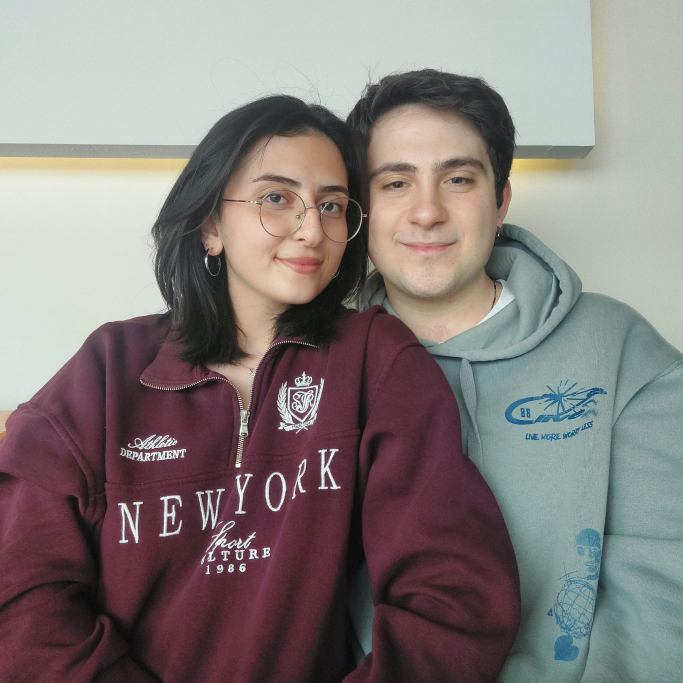
#> input picture assets/images/puzzle/ask.jpg, 2048 x 2048 px (shown at 1/3 size); its folder holds 4 pictures in this run
$ python resize_images.py
#> lines starting #> are read from the running program, lines starting #| are printed output that depends on the picture
import os
from PIL import Image

def make_square_and_resize(input_dir="assets/images/puzzle", target_size=600):
#> called with input_dir = 'assets/images/puzzle', target_size = 600
    if not os.path.exists(input_dir):
        print(f"Hata: '{input_dir}' klasörü bulunamadı!")
        return

    # Desteklenen görsel uzantıları
    valid_extensions = ('.png', '.jpg', '.jpeg', '.bmp')

    count = 0
    for filename in os.listdir(input_dir):
        if not filename.lower().endswith(valid_extensions):
            continue

        img_path = os.path.join(input_dir, filename)
        try:
            with Image.open(img_path) as img:
                # RGBA modundaki PNG'leri RGB'ye çevir (JPG uyumluluğu için)
#> img is the input picture: PIL image 2048x2048 RGB; mean R, G, B 132.9, 125, 123
                if img.mode in ('RGBA', 'P'):
                    img = img.convert('RGB')

                width, height = img.size
#> width = 2048; height = 2048

                # 1:1 Kare Kırpma (Center Crop) matematiği
                if width > height:
                    left = (width - height) / 2
                    top = 0
                    right = (width + height) / 2
                    bottom = height
                else:
                    left = 0
                    top = (height - width) / 2
#> top = 0
                    right = width
#> right = 2048
                    bottom = (height + width) / 2
#> bottom = 2048

                # Resmi ortasından kare olacak şekilde kırp
                img_cropped = img.crop((left, top, right, bottom))

                # Standart boyuta (örn: 600x600) pürüzsüzçe ölçekle (LANCZOS filtresiyle kalite kaybını önle)
                img_resized = img_cropped.resize((target_size, target_size), Image.Resampling.LANCZOS)
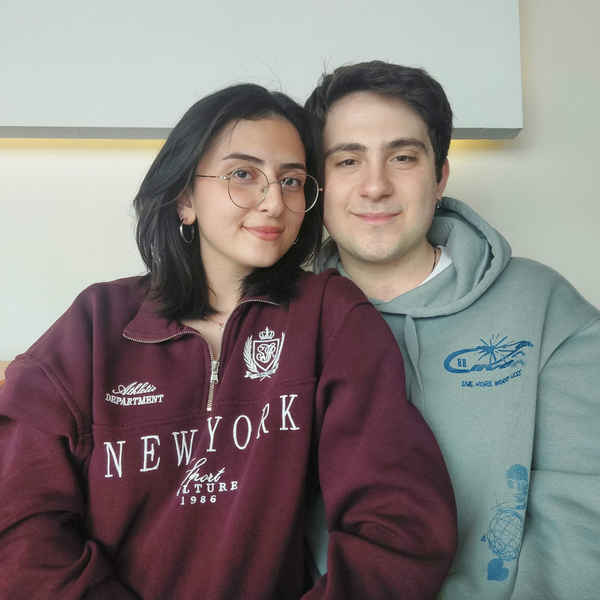
#> img_resized: PIL image 600x600 RGB; mean R, G, B 132.9, 125, 123

                # Üzerine yazarak kaydet (veya orijinal kalitesi düşmesin diye .jpg olarak kaydet)
                base_name = os.path.splitext(filename)[0]
                output_path = os.path.join(input_dir, f"{base_name}.jpg")

                img_resized.save(output_path, "JPEG", quality=95)
                print(f"Dönüştürüldü ve Kare Yapıldı: {filename} -> {base_name}.jpg ({target_size}x{target_size})")
                count += 1
        except Exception as e:
            print(f"Hata olustu ({filename}): {e}")

    print(f"\nİşlem tamam! Toplam {count} görsel 1:1 kare standartına getirildi.")

if __name__ == "__main__":
    make_square_and_resize()
